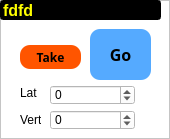
     <widget class="QFrame" name="frame">
      <property name="styleSheet">
       <string notr="true">background-color: rgb(255, 255, 255);</string>
      </property>
      <property name="frameShape">
       <enum>QFrame::StyledPanel</enum>
      </property>
      <property name="frameShadow">
       <enum>QFrame::Raised</enum>
      </property>
      <widget class="QSpinBox" name="ABSVertref1">
       <property name="geometry">
        <rect>
         <x>50</x>
         <y>110</y>
         <width>85</width>
         <height>20</height>
        </rect>
       </property>
       <property name="minimum">
        <number>-1000000000</number>
       </property>
       <property name="maximum">
        <number>1000000000</number>
       </property>
       <property name="singleStep">
        <number>1000</number>
       </property>
      </widget>
      <widget class="QSpinBox" name="ABSLatref1">
       <property name="geometry">
        <rect>
         <x>50</x>
         <y>85</y>
         <width>85</width>
         <height>20</height>
        </rect>
       </property>
       <property name="minimum">
        <number>-1000000000</number>
       </property>
       <property name="maximum">
        <number>1000000000</number>
       </property>
       <property name="singleStep">
        <number>1000</number>
       </property>
      </widget>
      <widget class="QLabel" name="label_13">
       <property name="geometry">
        <rect>
         <x>20</x>
         <y>112</y>
         <width>21</width>
         <height>16</height>
        </rect>
       </property>
       <property name="styleSheet">
        <string notr="true">background-color: rgb(255, 255, 255);</string>
       </property>
       <property name="text">
        <string>Vert</string>
       </property>
      </widget>
      <widget class="QPushButton" name="Pos1">
       <property name="geometry">
        <rect>
         <x>90</x>
         <y>29</y>
         <width>61</width>
         <height>51</height>
        </rect>
       </property>
       <property name="palette">
        <palette>
         <active>
          <colorrole role="WindowText">
           <brush brushstyle="SolidPattern">
            <color alpha="255">
             <red>0</red>
             <green>0</green>
             <blue>0</blue>
            </color>
           </brush>
          </colorrole>
          <colorrole role="Button">
           <brush brushstyle="SolidPattern">
            <color alpha="255">
             <red>85</red>
             <green>170</green>
             <blue>255</blue>
            </color>
           </brush>
          </colorrole>
          <colorrole role="Light">
           <brush brushstyle="SolidPattern">
            <color alpha="255">
             <red>154</red>
             <green>154</green>
             <blue>255</blue>
            </color>
           </brush>
          </colorrole>
          <colorrole role="Midlight">
           <brush brushstyle="SolidPattern">
            <color alpha="255">
             <red>102</red>
             <green>102</green>
             <blue>245</blue>
            </color>
           </brush>
          </colorrole>
          <colorrole role="Dark">
           <brush brushstyle="SolidPattern">
            <color alpha="255">
             <red>25</red>
             <green>25</green>
             <blue>118</blue>
            </color>
           </brush>
          </colorrole>
          <colorrole role="Mid">
           <brush brushstyle="SolidPattern">
            <color alpha="255">
             <red>34</red>
             <green>34</green>
             <blue>157</blue>
            </color>
           </brush>
          </colorrole>
          <colorrole role="Text">
           <brush brushstyle="SolidPattern">
            <color alpha="255">
             <red>0</red>
             <green>0</green>
             <blue>0</blue>
            </color>
           </brush>
          </colorrole>
          <colorrole role="BrightText">
           <brush brushstyle="SolidPattern">
            <color alpha="255">
             <red>255</red>
             <green>255</green>
             <blue>255</blue>
            </color>
           </brush>
          </colorrole>
          <colorrole role="ButtonText">
           <brush brushstyle="SolidPattern">
            <color alpha="255">
             <red>0</red>
             <green>0</green>
             <blue>0</blue>
            </color>
           </brush>
          </colorrole>
          <colorrole role="Base">
           <brush brushstyle="SolidPattern">
            <color alpha="255">
             <red>85</red>
             <green>170</green>
             <blue>255</blue>
            </color>
           </brush>
          </colorrole>
          <colorrole role="Window">
           <brush brushstyle="SolidPattern">
            <color alpha="255">
             <red>85</red>
             <green>170</green>
             <blue>255</blue>
            </color>
           </brush>
          </colorrole>
          <colorrole role="Shadow">
           <brush brushstyle="SolidPattern">
            <color alpha="255">
             <red>0</red>
             <green>0</green>
             <blue>0</blue>
            </color>
           </brush>
          </colorrole>
          <colorrole role="AlternateBase">
           <brush brushstyle="SolidPattern">
            <color alpha="255">
             <red>153</red>
             <green>153</green>
             <blue>245</blue>
            </color>
           </brush>
          </colorrole>
          <colorrole role="ToolTipBase">
           <brush brushstyle="SolidPattern">
            <color alpha="255">
             <red>255</red>
             <green>255</green>
             <blue>220</blue>
            </color>
           </brush>
          </colorrole>
          <colorrole role="ToolTipText">
           <brush brushstyle="SolidPattern">
            <color alpha="255">
             <red>0</red>
             <green>0</green>
             <blue>0</blue>
            </color>
           </brush>
          </colorrole>
         </active>
         <inactive>
          <colorrole role="WindowText">
           <brush brushstyle="SolidPattern">
            <color alpha="255">
             <red>0</red>
             <green>0</green>
             <blue>0</blue>
            </color>
           </brush>
          </colorrole>
          <colorrole role="Button">
           <brush brushstyle="SolidPattern">
            <color alpha="255">
             <red>85</red>
             <green>170</green>
             <blue>255</blue>
            </color>
           </brush>
          </colorrole>
          <colorrole role="Light">
           <brush brushstyle="SolidPattern">
            <color alpha="255">
             <red>154</red>
             <green>154</green>
             <blue>255</blue>
            </color>
           </brush>
          </colorrole>
          <colorrole role="Midlight">
           <brush brushstyle="SolidPattern">
            <color alpha="255">
             <red>102</red>
             <green>102</green>
             <blue>245</blue>
            </color>
           </brush>
          </colorrole>
          <colorrole role="Dark">
           <brush brushstyle="SolidPattern">
            <color alpha="255">
             <red>25</red>
             <green>25</green>
             <blue>118</blue>
            </color>
           </brush>
          </colorrole>
          <colorrole role="Mid">
           <brush brushstyle="SolidPattern">
            <color alpha="255">
             <red>34</red>
             <green>34</green>
             <blue>157</blue>
            </color>
           </brush>
          </colorrole>
          <colorrole role="Text">
           <brush brushstyle="SolidPattern">
            <color alpha="255">
             <red>0</red>
             <green>0</green>
             <blue>0</blue>
            </color>
           </brush>
          </colorrole>
          <colorrole role="BrightText">
           <brush brushstyle="SolidPattern">
            <color alpha="255">
             <red>255</red>
             <green>255</green>
             <blue>255</blue>
            </color>
           </brush>
          </colorrole>
          <colorrole role="ButtonText">
           <brush brushstyle="SolidPattern">
            <color alpha="255">
             <red>0</red>
             <green>0</green>
             <blue>0</blue>
            </color>
           </brush>
          </colorrole>
          <colorrole role="Base">
           <brush brushstyle="SolidPattern">
            <color alpha="255">
             <red>85</red>
             <green>170</green>
             <blue>255</blue>
            </color>
           </brush>
          </colorrole>
          <colorrole role="Window">
           <brush brushstyle="SolidPattern">
            <color alpha="255">
             <red>85</red>
             <green>170</green>
             <blue>255</blue>
            </color>
           </brush>
          </colorrole>
          <colorrole role="Shadow">
           <brush brushstyle="SolidPattern">
            <color alpha="255">
             <red>0</red>
             <green>0</green>
             <blue>0</blue>
            </color>
           </brush>
          </colorrole>
          <colorrole role="AlternateBase">
           <brush brushstyle="SolidPattern">
            <color alpha="255">
             <red>153</red>
             <green>153</green>
             <blue>245</blue>
            </color>
           </brush>
          </colorrole>
          <colorrole role="ToolTipBase">
           <brush brushstyle="SolidPattern">
            <color alpha="255">
             <red>255</red>
             <green>255</green>
             <blue>220</blue>
            </color>
           </brush>
          </colorrole>
          <colorrole role="ToolTipText">
           <brush brushstyle="SolidPattern">
            <color alpha="255">
             <red>0</red>
             <green>0</green>
             <blue>0</blue>
            </color>
           </brush>
          </colorrole>
         </inactive>
         <disabled>
          <colorrole role="WindowText">
           <brush brushstyle="SolidPattern">
            <color alpha="255">
             <red>25</red>
             <green>25</green>
             <blue>118</blue>
            </color>
           </brush>
          </colorrole>
          <colorrole role="Button">
           <brush brushstyle="SolidPattern">
            <color alpha="255">
             <red>85</red>
             <green>170</green>
             <blue>255</blue>
            </color>
           </brush>
          </colorrole>
          <colorrole role="Light">
           <brush brushstyle="SolidPattern">
            <color alpha="255">
             <red>154</red>
             <green>154</green>
             <blue>255</blue>
            </color>
           </brush>
          </colorrole>
          <colorrole role="Midlight">
           <brush brushstyle="SolidPattern">
            <color alpha="255">
             <red>102</red>
             <green>102</green>
             <blue>245</blue>
            </color>
           </brush>
          </colorrole>
          <colorrole role="Dark">
           <brush brushstyle="SolidPattern">
            <color alpha="255">
             <red>25</red>
             <green>25</green>
             <blue>118</blue>
            </color>
           </brush>
          </colorrole>
          <colorrole role="Mid">
           <brush brushstyle="SolidPattern">
            <color alpha="255">
             <red>34</red>
             <green>34</green>
             <blue>157</blue>
            </color>
           </brush>
          </colorrole>
          <colorrole role="Text">
           <brush brushstyle="SolidPattern">
            <color alpha="255">
             <red>25</red>
             <green>25</green>
             <blue>118</blue>
            </color>
           </brush>
          </colorrole>
          <colorrole role="BrightText">
           <brush brushstyle="SolidPattern">
            <color alpha="255">
             <red>255</red>
             <green>255</green>
             <blue>255</blue>
            </color>
           </brush>
          </colorrole>
          <colorrole role="ButtonText">
           <brush brushstyle="SolidPattern">
            <color alpha="255">
             <red>25</red>
             <green>25</green>
             <blue>118</blue>
            </color>
           </brush>
          </colorrole>
          <colorrole role="Base">
           <brush brushstyle="SolidPattern">
            <color alpha="255">
             <red>85</red>
             <green>170</green>
             <blue>255</blue>
            </color>
           </brush>
          </colorrole>
          <colorrole role="Window">
           <brush brushstyle="SolidPattern">
            <color alpha="255">
             <red>85</red>
             <green>170</green>
             <blue>255</blue>
            </color>
           </brush>
          </colorrole>
          <colorrole role="Shadow">
           <brush brushstyle="SolidPattern">
            <color alpha="255">
             <red>0</red>
             <green>0</green>
             <blue>0</blue>
            </color>
           </brush>
          </colorrole>
          <colorrole role="AlternateBase">
           <brush brushstyle="SolidPattern">
            <color alpha="255">
             <red>51</red>
             <green>51</green>
             <blue>236</blue>
            </color>
           </brush>
          </colorrole>
          <colorrole role="ToolTipBase">
           <brush brushstyle="SolidPattern">
            <color alpha="255">
             <red>255</red>
             <green>255</green>
             <blue>220</blue>
            </color>
           </brush>
          </colorrole>
          <colorrole role="ToolTipText">
           <brush brushstyle="SolidPattern">
            <color alpha="255">
             <red>0</red>
             <green>0</green>
             <blue>0</blue>
            </color>
           </brush>
          </colorrole>
         </disabled>
        </palette>
       </property>
       <property name="font">
        <font>
         <family>Trebuchet MS</family>
         <pointsize>12</pointsize>
         <weight>75</weight>
         <bold>true</bold>
        </font>
       </property>
       <property name="styleSheet">
        <string notr="true">background-color: rgb(85, 170, 255);
border-radius:10px</string>
       </property>
       <property name="text">
        <string>Go</string>
       </property>
      </widget>
      <widget class="QLabel" name="label_12">
       <property name="geometry">
        <rect>
         <x>20</x>
         <y>85</y>
         <width>21</width>
         <height>16</height>
        </rect>
       </property>
       <property name="styleSheet">
        <string notr="true">background-color: rgb(255, 255, 255);</string>
       </property>
       <property name="text">
        <string>Lat</string>
       </property>
      </widget>
      <widget class="QLineEdit" name="posText1">
       <property name="geometry">
        <rect>
         <x>0</x>
         <y>0</y>
         <width>161</width>
         <height>20</height>
        </rect>
       </property>
       <property name="font">
        <font>
         <family>Arial</family>
         <pointsize>12</pointsize>
         <weight>75</weight>
         <bold>true</bold>
        </font>
       </property>
       <property name="styleSheet">
        <string notr="true">background-color: rgb(0, 0, 0);
color: rgb(255, 255, 0);</string>
       </property>
       <property name="text">
        <string>fdfd</string>
       </property>
      </widget>
      <widget class="QPushButton" name="take1">
       <property name="geometry">
        <rect>
         <x>20</x>
         <y>45</y>
         <width>61</width>
         <height>24</height>
        </rect>
       </property>
       <property name="font">
        <font>
         <family>Trebuchet MS</family>
         <weight>75</weight>
         <bold>true</bold>
        </font>
       </property>
       <property name="styleSheet">
        <string notr="true">background-color:  rgb(255, 85, 0);
border-radius:10px</string>
       </property>
       <property name="text">
        <string>Take</string>
       </property>
      </widget>
     </widget>
